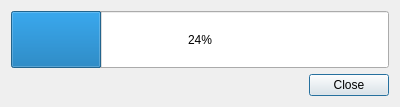
<?xml version="1.0" encoding="UTF-8"?>
<ui version="4.0">
 <class>ProgressBarDialog</class>
 <widget class="QDialog" name="ProgressBarDialog">
  <property name="windowModality">
   <enum>Qt::ApplicationModal</enum>
  </property>
  <property name="geometry">
   <rect>
    <x>0</x>
    <y>0</y>
    <width>400</width>
    <height>107</height>
   </rect>
  </property>
  <property name="windowTitle">
   <string/>
  </property>
  <layout class="QVBoxLayout" name="verticalLayout">
   <item>
    <widget class="QProgressBar" name="progressBar">
     <property name="sizePolicy">
      <sizepolicy hsizetype="Expanding" vsizetype="Expanding">
       <horstretch>0</horstretch>
       <verstretch>1</verstretch>
      </sizepolicy>
     </property>
     <property name="layoutDirection">
      <enum>Qt::RightToLeft</enum>
     </property>
     <property name="value">
      <number>24</number>
     </property>
     <property name="invertedAppearance">
      <bool>true</bool>
     </property>
     <property name="textDirection">
      <enum>QProgressBar::TopToBottom</enum>
     </property>
    </widget>
   </item>
   <item>
    <layout class="QHBoxLayout" name="horizontalLayout">
     <item>
      <spacer name="horizontalSpacer">
       <property name="orientation">
        <enum>Qt::Horizontal</enum>
       </property>
       <property name="sizeHint" stdset="0">
        <size>
         <width>40</width>
         <height>20</height>
        </size>
       </property>
      </spacer>
     </item>
     <item>
      <widget class="QPushButton" name="closeButton">
       <property name="sizePolicy">
        <sizepolicy hsizetype="Minimum" vsizetype="Fixed">
         <horstretch>0</horstretch>
         <verstretch>0</verstretch>
        </sizepolicy>
       </property>
       <property name="text">
        <string>Close</string>
       </property>
      </widget>
     </item>
    </layout>
   </item>
  </layout>
 </widget>
 <resources/>
 <connections/>
</ui>
